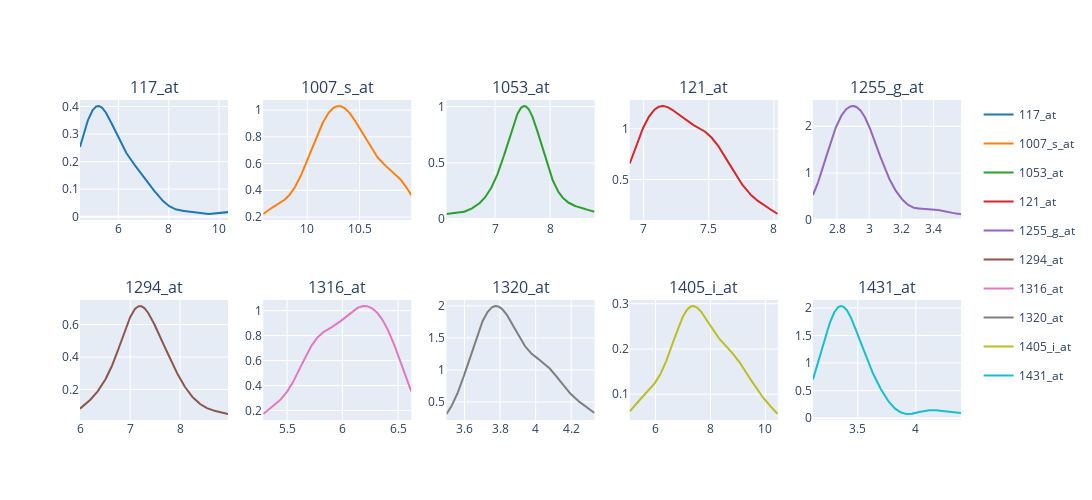

The cell this chart's notebook holds for it:
### Code cell
eda.dist_subplots(sample_df, columns=5, width=250, height=250)

### Figure 1 — Plotly figure (JSON) as saved in the notebook; plotly's stock layout.template omitted (floating-point values rounded to 4 significant figures; data arrays with more than 128 entries replaced by an {"elided": "..."} marker saying what was removed)
{"data": [{"legendgroup": "117_at", "marker": {"color": "rgb(31, 119, 180)"}, "mode": "lines", "name": "117_at", "showlegend": true, "type": "scatter", "x": {"elided": "500 float values"}, "xaxis": "x", "y": {"elided": "500 float values"}, "yaxis": "y"}, {"legendgroup": "1007_s_at", "marker": {"color": "rgb(255, 127, 14)"}, "mode": "lines", "name": "1007_s_at", "showlegend": true, "type": "scatter", "x": {"elided": "500 float values"}, "xaxis": "x2", "y": {"elided": "500 float values"}, "yaxis": "y2"}, {"legendgroup": "1053_at", "marker": {"color": "rgb(44, 160, 44)"}, "mode": "lines", "name": "1053_at", "showlegend": true, "type": "scatter", "x": {"elided": "500 float values"}, "xaxis": "x3", "y": {"elided": "500 float values"}, "yaxis": "y3"}, {"legendgroup": "121_at", "marker": {"color": "rgb(214, 39, 40)"}, "mode": "lines", "name": "121_at", "showlegend": true, "type": "scatter", "x": {"elided": "500 float values"}, "xaxis": "x4", "y": {"elided": "500 float values"}, "yaxis": "y4"}, {"legendgroup": "1255_g_at", "marker": {"color": "rgb(148, 103, 189)"}, "mode": "lines", "name": "1255_g_at", "showlegend": true, "type": "scatter", "x": {"elided": "500 float values"}, "xaxis": "x5", "y": {"elided": "500 float values"}, "yaxis": "y5"}, {"legendgroup": "1294_at", "marker": {"color": "rgb(140, 86, 75)"}, "mode": "lines", "name": "1294_at", "showlegend": true, "type": "scatter", "x": {"elided": "500 float values"}, "xaxis": "x6", "y": {"elided": "500 float values"}, "yaxis": "y6"}, {"legendgroup": "1316_at", "marker": {"color": "rgb(227, 119, 194)"}, "mode": "lines", "name": "1316_at", "showlegend": true, "type": "scatter", "x": {"elided": "500 float values"}, "xaxis": "x7", "y": {"elided": "500 float values"}, "yaxis": "y7"}, {"legendgroup": "1320_at", "marker": {"color": "rgb(127, 127, 127)"}, "mode": "lines", "name": "1320_at", "showlegend": true, "type": "scatter", "x": {"elided": "500 float values"}, "xaxis": "x8", "y": {"elided": "500 float values"}, "yaxis": "y8"}, {"legendgroup": "1405_i_at", "marker": {"color": "rgb(188, 189, 34)"}, "mode": "lines", "name": "1405_i_at", "showlegend": true, "type": "scatter", "x": {"elided": "500 float values"}, "xaxis": "x9", "y": {"elided": "500 float values"}, "yaxis": "y9"}, {"legendgroup": "1431_at", "marker": {"color": "rgb(23, 190, 207)"}, "mode": "lines", "name": "1431_at", "showlegend": true, "type": "scatter", "x": {"elided": "500 float values"}, "xaxis": "x10", "y": {"elided": "500 float values"}, "yaxis": "y10"}], "layout": {"annotations": [{"font": {"size": 16}, "showarrow": false, "text": "117_at", "x": 0.084, "xanchor": "center", "xref": "paper", "y": 1, "yanchor": "bottom", "yref": "paper"}, {"font": {"size": 16}, "showarrow": false, "text": "1007_s_at", "x": 0.292, "xanchor": "center", "xref": "paper", "y": 1, "yanchor": "bottom", "yref": "paper"}, {"font": {"size": 16}, "showarrow": false, "text": "1053_at", "x": 0.5, "xanchor": "center", "xref": "paper", "y": 1, "yanchor": "bottom", "yref": "paper"}, {"font": {"size": 16}, "showarrow": false, "text": "121_at", "x": 0.708, "xanchor": "center", "xref": "paper", "y": 1, "yanchor": "bottom", "yref": "paper"}, {"font": {"size": 16}, "showarrow": false, "text": "1255_g_at", "x": 0.916, "xanchor": "center", "xref": "paper", "y": 1, "yanchor": "bottom", "yref": "paper"}, {"font": {"size": 16}, "showarrow": false, "text": "1294_at", "x": 0.084, "xanchor": "center", "xref": "paper", "y": 0.375, "yanchor": "bottom", "yref": "paper"}, {"font": {"size": 16}, "showarrow": false, "text": "1316_at", "x": 0.292, "xanchor": "center", "xref": "paper", "y": 0.375, "yanchor": "bottom", "yref": "paper"}, {"font": {"size": 16}, "showarrow": false, "text": "1320_at", "x": 0.5, "xanchor": "center", "xref": "paper", "y": 0.375, "yanchor": "bottom", "yref": "paper"}, {"font": {"size": 16}, "showarrow": false, "text": "1405_i_at", "x": 0.708, "xanchor": "center", "xref": "paper", "y": 0.375, "yanchor": "bottom", "yref": "paper"}, {"font": {"size": 16}, "showarrow": false, "text": "1431_at", "x": 0.916, "xanchor": "center", "xref": "paper", "y": 0.375, "yanchor": "bottom", "yref": "paper"}], "height": 500, "showlegend": true, "width": 1250, "xaxis": {"anchor": "y", "domain": [0, 0.168]}, "xaxis10": {"anchor": "y10", "domain": [0.832, 1]}, "xaxis2": {"anchor": "y2", "domain": [0.208, 0.376]}, "xaxis3": {"anchor": "y3", "domain": [0.416, 0.584]}, "xaxis4": {"anchor": "y4", "domain": [0.624, 0.792]}, "xaxis5": {"anchor": "y5", "domain": [0.832, 1]}, "xaxis6": {"anchor": "y6", "domain": [0, 0.168]}, "xaxis7": {"anchor": "y7", "domain": [0.208, 0.376]}, "xaxis8": {"anchor": "y8", "domain": [0.416, 0.584]}, "xaxis9": {"anchor": "y9", "domain": [0.624, 0.792]}, "yaxis": {"anchor": "x", "domain": [0.625, 1]}, "yaxis10": {"anchor": "x10", "domain": [0, 0.375]}, "yaxis2": {"anchor": "x2", "domain": [0.625, 1]}, "yaxis3": {"anchor": "x3", "domain": [0.625, 1]}, "yaxis4": {"anchor": "x4", "domain": [0.625, 1]}, "yaxis5": {"anchor": "x5", "domain": [0.625, 1]}, "yaxis6": {"anchor": "x6", "domain": [0, 0.375]}, "yaxis7": {"anchor": "x7", "domain": [0, 0.375]}, "yaxis8": {"anchor": "x8", "domain": [0, 0.375]}, "yaxis9": {"anchor": "x9", "domain": [0, 0.375]}}}
